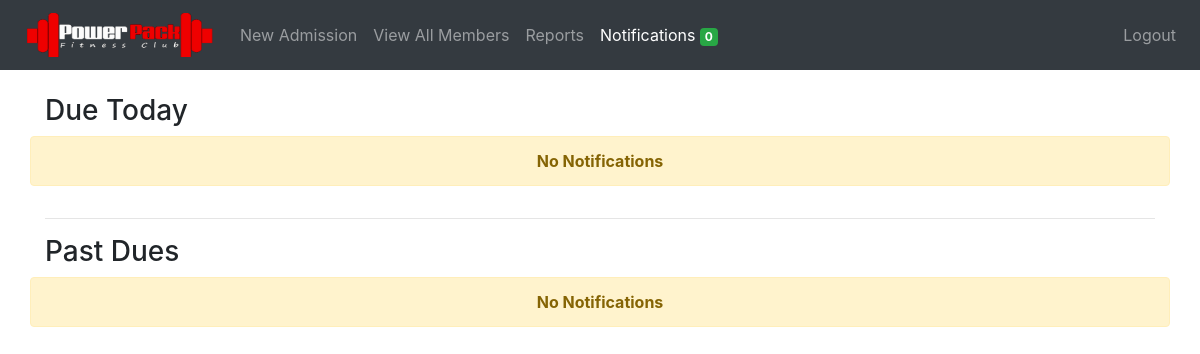
/notifications/ (signed in), run on an earlier commit of the app's database.
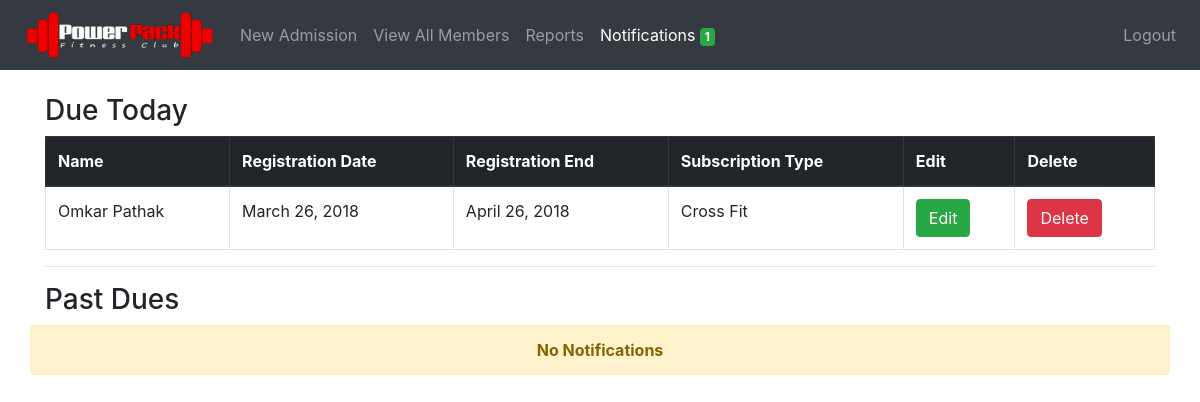
And on a later commit of the database.
### members/models.py (models this page shows, shortened)
class Member(models.Model):
	member_id = models.AutoField(primary_key=True)
	first_name = models.CharField(max_length=50)
	last_name = models.CharField(max_length=50)
	mobile_number = models.IntegerField(unique=True)
	email = models.EmailField(null=True, blank=True)
	address = models.CharField(max_length=300, blank=True)
	medical_history = models.CharField(max_length=300, blank=True, default='None')
	admitted_on = models.DateField(auto_now_add=True)
	registration_date = models.DateField()
	registration_upto = models.DateField()
	subscription_type  = models.CharField(
									max_length=30,
									choices=SUBSCRIPTION_TYPE_CHOICES,
									default=SUBSCRIPTION_TYPE_CHOICES[0][0])
	subscription_period = models.CharField(
									max_length=30,
									choices=SUBSCRIPTION_PERIOD_CHOICES,
									default=SUBSCRIPTION_PERIOD_CHOICES[0][0])
	amount = models.IntegerField()
	fee_status = models.CharField(
								max_length=30,
								choices=FEE_STATUS,
								default=FEE_STATUS[0][0])
	batch = models.CharField(
							max_length=30,
							choices=BATCH,
							default=BATCH[0][0])
	photo = models.FileField(upload_to='photos/', blank=True)
	notification = models.IntegerField(default=2, blank=True)

### notifications/views.py (the view)
# urls.py: path('notifications/', include('notifications.urls')),
def notifications(request):
    members_before = Member.objects.filter(query)
    members_today = Member.objects.filter(query)
    for member in members_today:
        if member.notification != 0:
            member.notification = 1
            member.fee_status = 'pending'
            member.save()
    for member in members_before:
        if member.notification != 0:
            member.notification = 1
            member.fee_status = 'pending'
            member.save()
    members_before = Member.objects.filter(
                                        registration_upto__lt=datetime.datetime.now() - datetime.timedelta(days=2),
                                        notification=1)
    members_today = Member.objects.filter(
                                        registration_upto__lte=datetime.datetime.now(),
                                        registration_upto__gte=datetime.date.today() - datetime.timedelta(days=2),
                                        notification=1)
    subs_end_today_count = Member.objects.filter(
                                        registration_upto__lte=datetime.datetime.now(),
                                        registration_upto__gte=datetime.date.today() - datetime.timedelta(days=2),
                                        notification=1).count()
    context = {
        'subs_end_today_count': subs_end_today_count,
        'members_today': members_today,
        'members_before': members_before,
    }
    return render(request, 'notifications.html', context)

### notifications/templates/notifications.html
{% extends 'base.html' %}
{% block content %}
    <h3>Due Today</h3>
    {% if members_today %}
        <table class="table table-bordered">
            <thead class="thead-dark">
                <tr>
                    <th>Name</th>
                    <th>Registration Date</th>
                    <th>Registration End</th>
                    <th>Subscription Type</th>
                    <th>Edit</th>
                    <th>Delete</th>
                </tr>
            </thead>
            <tbody>
                {% for member in members_today %}
                    <tr>
                        <td>{{ member.first_name }} {{ member.last_name }}</td>
                        <td>{{ member.registration_date }}</td>
                        <td>{{ member.registration_upto }}</td>
                        <td>{{ member.get_subscription_type_display }}</td>
                        <td>
                            <a href="/members/update/{{ member.member_id }}/"><button class="btn btn-success">Edit</button>
                            </a>
                        </td>
                        <td>
                            <a href="/notifications/delete/{{ member.member_id }}/"><button class="btn btn-danger">Delete</button>
                            </a>
                        </td>
                    </tr>
                {% endfor %}
            </tbody>
        </table>
    {% else %}
    <div class="row text-center">
        <div class="alert alert-warning col"> <strong>No Notifications</strong> </div>
    </div>
    {% endif %}
    <hr>
    <h3>Past Dues</h3>
    {% if members_before %}
    <table class="table table-bordered">
        <thead class="thead-dark">
            <tr>
                <th>Name</th>
                <th>Registration Date</th>
                <th>Registration End</th>
                <th>Subscription Type</th>
                <th>Edit</th>
                <th>Delete</th>
            </tr>
        </thead>
        <tbody>
            {% for member in members_before %}
                <tr>
                    <td>{{ member.first_name }} {{ member.last_name }}</td>
                    <td>{{ member.registration_date }}</td>
                    <td>{{ member.registration_upto }}</td>
                    <td>{{ member.get_subscription_type_display }}</td>
                    <td>
                        <a href="/members/update/{{ member.member_id }}/"><button class="btn btn-success">Edit</button>
                        </a>
                    </td>
                    <td>
                        <a href="/notifications/delete/{{ member.member_id }}/"><button class="btn btn-danger">Delete</button>
                        </a>
                    </td>
                </tr>
            {% endfor %}
        </tbody>
    </table>
    {% else %}
    <div class="row text-center">
        <div class="alert alert-warning col"> <strong>No Notifications</strong> </div>
    </div>
    {% endif %}
{% endblock %}

What changed in the data, as far as the page shows it:
now on this page (row edited): Member: first_name "Omkar", last_name "Pathak", registration_date "March 26, 2018", registration_upto "April 26, 2018", subscription_type "Cross Fit"
Also different on the page:
{{ subs_end_today_count }}: "0" → "1"
text no longer shown: "No Notifications"
text now shown: "Name Registration Date Registration End Subscription Type Edit Delete"
